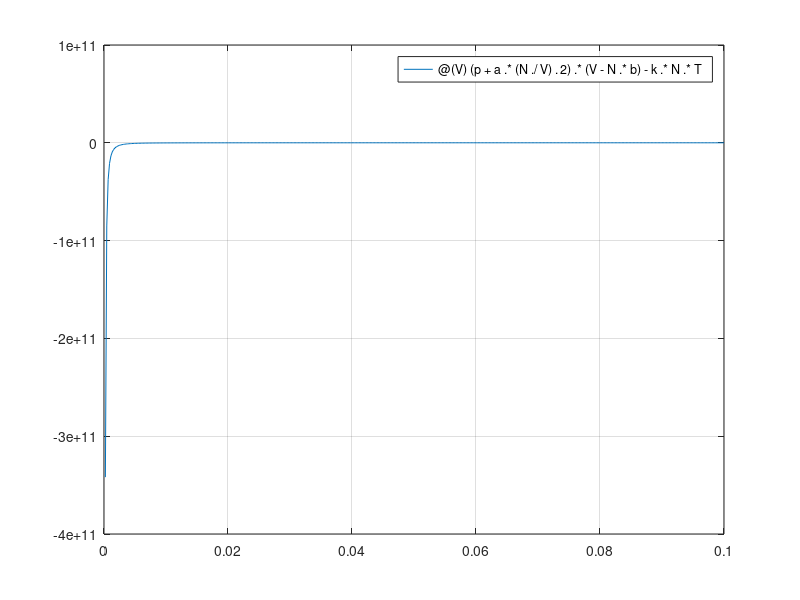

The MATLAB source for this figure: (Note: this script raises an error after producing the figure.)
a=0.401;
b=42.7e-6;
N=1000;
T=300;
p=3.5e+7;
k=1.3806503e-23;
tol=1e-12;
vol=@(V) (p+a.*(N./V).^2).*(V-N.*b)-k.*N.*T;
##vol=@(V) p.*V.^3-p.*N.*b.*V^2+a.*(N.^2).*V-a.*(N.^3).*b-k.*N.*T.*V.^2

fplot(vol,[0,0.1])
grid on

#biseccion:
[p_bis,h_bis]=biseccion(vol,0,1,100,tol);
disp(p_bis);
disp(length(h_bis));

#newton:
dvol=@(V) p-(a.*(N.^2)./V.^2)+2.*a.*N.^3.*b./V.^3;
[p_new,h_new]=newton(vol,dvol,p_bis,100,tol);
disp(p_new);
disp(length(h_new));
